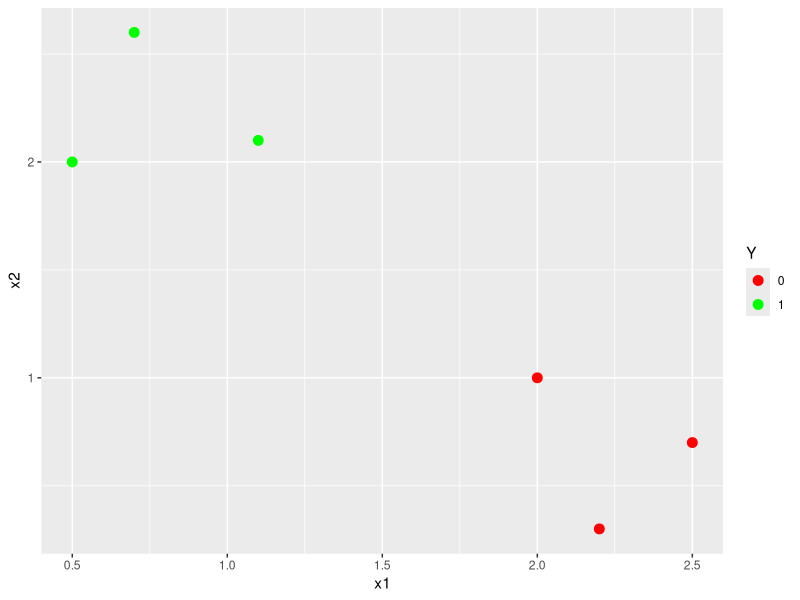
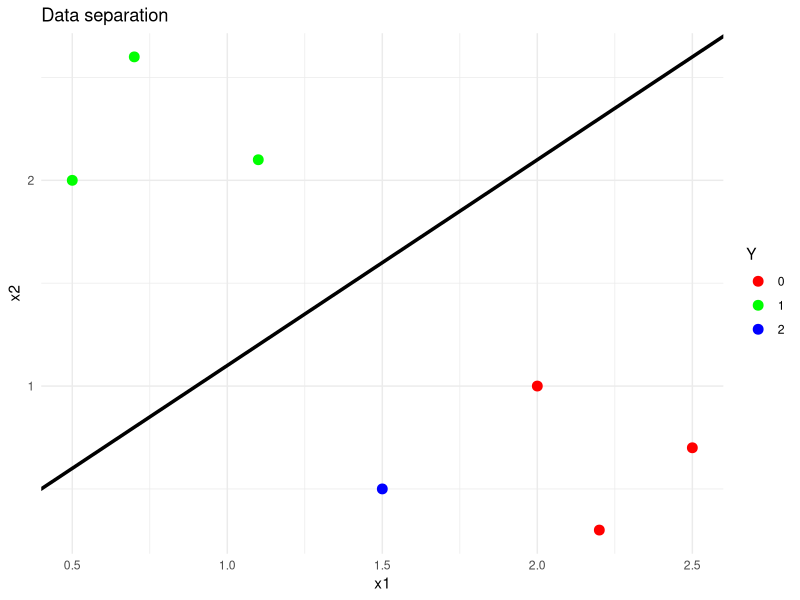

Reproduce these figures in R, in order.
## ---- chunk 1
library(ggplot2)
x1= c(0.5,1.1,0.7,2,2.5,2.2)
x2=c(2,2.1,2.6,1,0.7,0.3)
y= factor(c(1,1,1,0,0,0), levels=c(0,1))
Y=factor(y)
data= data.frame(cbind(y,x1,x2)  ) 
ggplot(data = data, aes(x = x1, y = x2)) +
  geom_point(aes(colour = Y), size = 3) + 
  scale_colour_manual(values = c("red", "green")) 
  theme_minimal()
## ---- chunk 2
library(ggplot2)
x1= c(0.5,1.1,0.7,2,2.5,2.2,1.5)
x2=c(2,2.1,2.6,1,0.7,0.3,0.5)
y= factor(c(1,1,1,0,0,0,2), levels=c(0,1,2))
Y=factor(y)
data= data.frame(cbind(y,x1,x2)  ) 
ggplot(data = data, aes(x = x1, y = x2)) +
  geom_point(aes(colour = Y), size = 3) + 
  scale_colour_manual(values = c("red", "green", "blue")) + 
  geom_abline(slope = 1, intercept = 0.1, colour = "black", size = 1.2) + # Boundary line
  labs(title = "Data separation", x = "x1", y = "x2") + 
  theme_minimal()
